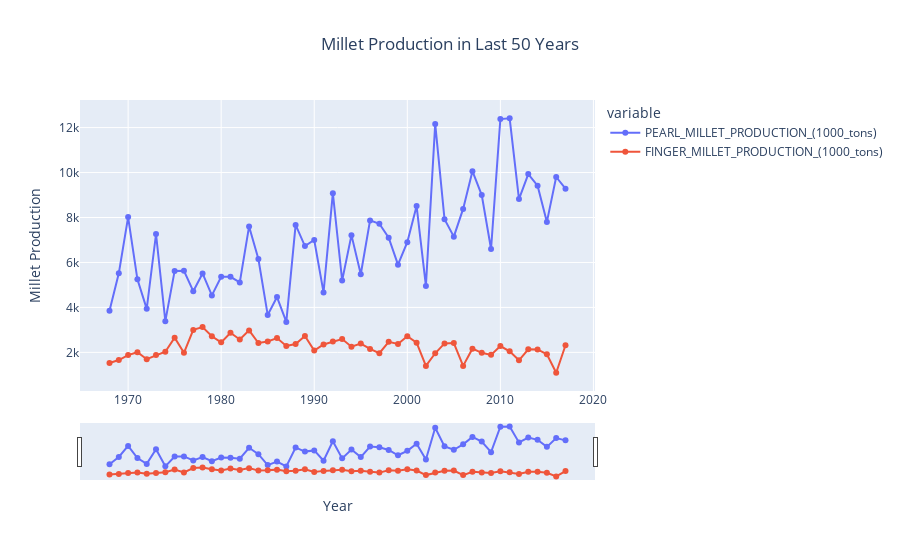

The notebook cell saved with this chart:
### Code cell
##9. Millet Production (Last 50y)
fig = px.line(millet50,x='Year',y=['PEARL_MILLET_PRODUCTION_(1000_tons)','FINGER_MILLET_PRODUCTION_(1000_tons)'],title="Millet Production in Last 50 Years", markers=True)
fig.update_layout(title_x=0.5, yaxis_title="Millet Production")
fig.update_layout(xaxis=dict(rangeselector=dict(buttons=list([dict(count=1,step="day",
                    stepmode="todate"),])),rangeslider=dict(visible=True),))
fig.show()

### Figure 1 — Plotly figure (JSON) as saved in the notebook; plotly's stock layout.template omitted (floating-point values rounded to 4 significant figures)
{"data": [{"hovertemplate": "variable=PEARL_MILLET_PRODUCTION_(1000_tons)<br>Year=%{x}<br>value=%{y}<extra></extra>", "legendgroup": "PEARL_MILLET_PRODUCTION_(1000_tons)", "line": {"color": "#636efa", "dash": "solid"}, "marker": {"symbol": "circle"}, "mode": "lines+markers", "name": "PEARL_MILLET_PRODUCTION_(1000_tons)", "orientation": "v", "showlegend": true, "type": "scatter", "x": [1968, 1969, 1970, 1971, 1972, 1973, 1974, 1975, 1976, 1977, 1978, 1979, 1980, 1981, 1982, 1983, 1984, 1985, 1986, 1987, 1988, 1989, 1990, 1991, 1992, 1993, 1994, 1995, 1996, 1997, 1998, 1999, 2000, 2001, 2002, 2003, 2004, 2005, 2006, 2007, 2008, 2009, 2010, 2011, 2012, 2013, 2014, 2015, 2016, 2017], "xaxis": "x", "y": [3853.0, 5516.0, 8018.0, 5251.0, 3935.0, 7266.0, 3388.0, 5625.0, 5631.0, 4723.0, 5510.0, 4536.0, 5364.0, 5360.0, 5111.0, 7603.0, 6152.0, 3664.0, 4461.0, 3356.0, 7672.0, 6731.0, 6998.0, 4666.0, 9083.0, 5197.0, 7216.0, 5477.0, 7872.0, 7720.0, 7098.0, 5900.0, 6904.0, 8509.0, 4954.0, 12170.0, 7926.0, 7148.0, 8382.0, 10060.0, 8998.0, 6598.0, 12380.0, 12410.0, 8821.0, 9931.0, 9413.0, 7805.0, 9802.0, 9282.0], "yaxis": "y"}, {"hovertemplate": "variable=FINGER_MILLET_PRODUCTION_(1000_tons)<br>Year=%{x}<br>value=%{y}<extra></extra>", "legendgroup": "FINGER_MILLET_PRODUCTION_(1000_tons)", "line": {"color": "#EF553B", "dash": "solid"}, "marker": {"symbol": "circle"}, "mode": "lines+markers", "name": "FINGER_MILLET_PRODUCTION_(1000_tons)", "orientation": "v", "showlegend": true, "type": "scatter", "x": [1968, 1969, 1970, 1971, 1972, 1973, 1974, 1975, 1976, 1977, 1978, 1979, 1980, 1981, 1982, 1983, 1984, 1985, 1986, 1987, 1988, 1989, 1990, 1991, 1992, 1993, 1994, 1995, 1996, 1997, 1998, 1999, 2000, 2001, 2002, 2003, 2004, 2005, 2006, 2007, 2008, 2009, 2010, 2011, 2012, 2013, 2014, 2015, 2016, 2017], "xaxis": "x", "y": [1529.0, 1660.0, 1879.0, 2007.0, 1696.0, 1880.0, 2027.0, 2652.0, 1981.0, 3000.0, 3124.0, 2717.0, 2445.0, 2874.0, 2573.0, 2978.0, 2417.0, 2483.0, 2638.0, 2283.0, 2371.0, 2732.0, 2081.0, 2354.0, 2487.0, 2592.0, 2251.0, 2394.0, 2154.0, 1961.0, 2472.0, 2377.0, 2719.0, 2430.0, 1399.0, 1960.0, 2398.0, 2413.0, 1399.0, 2165.0, 1981.0, 1889.0, 2281.0, 2049.0, 1646.0, 2138.0, 2132.0, 1914.0, 1096.0, 2318.0], "yaxis": "y"}], "layout": {"legend": {"title": {"text": "variable"}, "tracegroupgap": 0}, "title": {"text": "Millet Production in Last 50 Years", "x": 0.5}, "xaxis": {"anchor": "y", "domain": [0, 1], "rangeselector": {"buttons": [{"count": 1, "step": "day", "stepmode": "todate"}]}, "rangeslider": {"visible": true}, "title": {"text": "Year"}}, "yaxis": {"anchor": "x", "domain": [0, 1], "title": {"text": "Millet Production"}}}}
